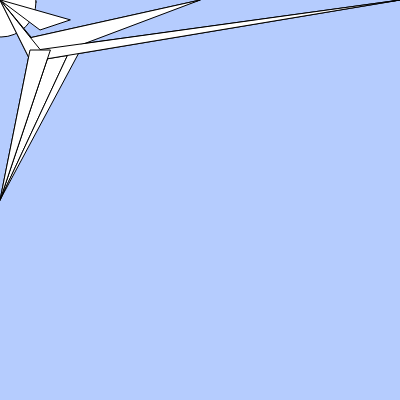
Frame 1 (no input)
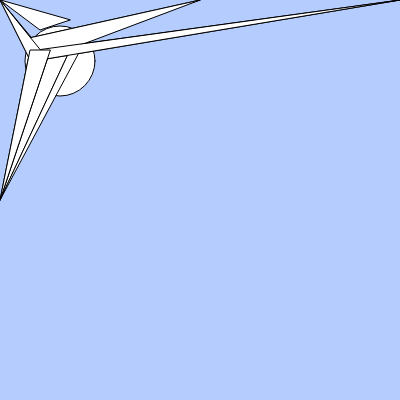
Frame 60 (no input)
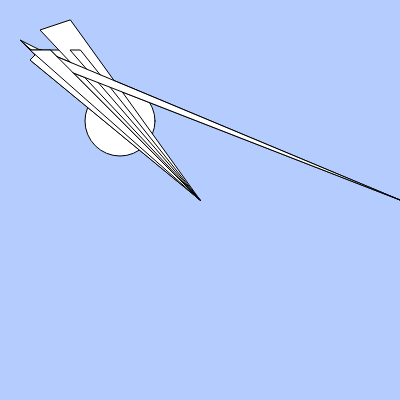
Frame 120 (the mouse pressed at the canvas centre since frame 60)

The p5.js sketch that drew these frames (run headless with seeded random() and noise() and a simulated clock; from frame 60 on, the mouse is pressed at the canvas centre):

// p5.js sketch
// ── sketch.js
var xPos = 1;
var yPos = 2;
function setup() {
  createCanvas(400, 400);
}

function draw() {
  background("#b5ccfe");
  ellipse(xPos ,yPos, 70, 70);
  xPos = xPos + 1;
yPos = yPos + 1;
  if (xPos >= 200){
    Xpos = 0;
    }
   triangle(mouseX, mouseY, 30, 50, 50, 60);
  triangle(200, mouseY, 20, 40, 40, 50);
  triangle(mouseX, 200, 70, 50, 50, 50);
   triangle(400, mouseX, 40, 60, 40, 50);
   triangle(mouseY, mouseX, 30, 60, 40, 50);
  triangle(mouseY, 200, 30, 50, 50, 50);
  
   triangle(mouseX, mouseY, 40, 30, 70, 20);
  triangle(200, mouseY, 20, 40, 40, 60);
  triangle(mouseX, 200, 70, 50, 80, 50);
   triangle(400, mouseX, 40, 60, 40, 50);
   triangle(mouseY, mouseX, 30, 60, 40, 50);
  triangle(mouseY, 200, 30, 50, 50, 50);
}
// ── sketch2.js
var xPos = 1;
var yPos = 2;
function setup() {
  createCanvas(400, 400);
}

function draw() {
  background("#b5ccfe");
  ellipse(xPos ,yPos, 70, 70);
  xPos = xPos + 1;
yPos = yPos + 1;
  if (xPos >= 200){
    Xpos = 0;
    }
   triangle(mouseX, mouseY, 30, 50, 50, 100);
  triangle(200, mouseY, 200, 50, 40, 50);
  triangle(mouseX, 200, 300, 50, 50, 50);
   triangle(400, mouseX, 300, 60, 40, 50);
   triangle(mouseY, mouseX, 300, 60, 40, 50);
}
